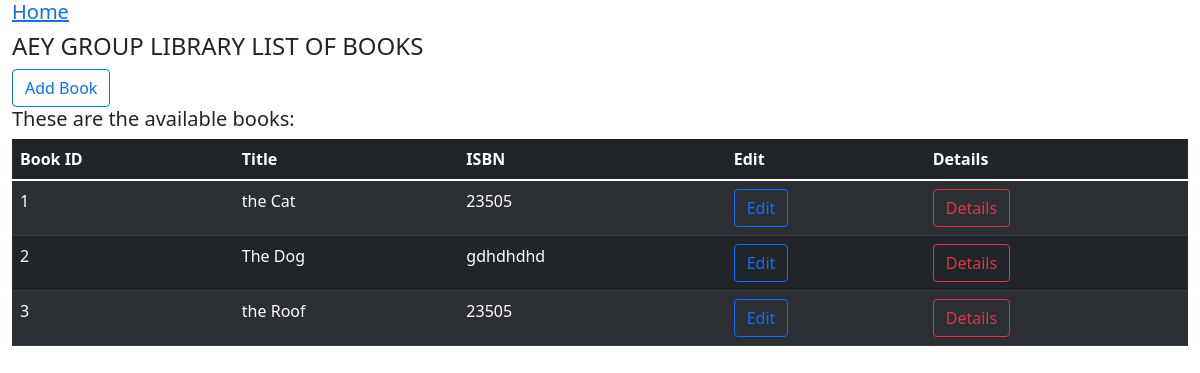
/books/, run on an earlier commit of the app's database.
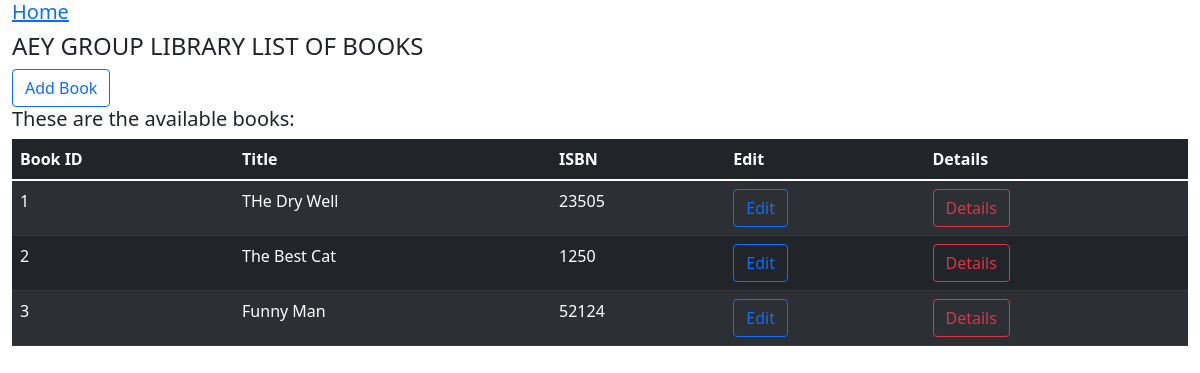
And on a later commit of the database.
### books/models.py (models this page shows, shortened)
class Book(models.Model):
    title = models.CharField(max_length=100)
    isbn = models.CharField(max_length=13)
    author = models.ForeignKey('Author', on_delete=models.CASCADE)

### books/views.py (the view)
# urls.py: path("books/", views.books, name='books'),
def books(request):
    available_books = Book.objects.all().values()
    context = {'available_books': available_books}
    return render(request, "books.html", context)

### books/templates/books.html
{% extends 'index.html' %}
<h4>{% block header %}AEY GROUP LIBRARY LIST OF BOOKS {% endblock header %}</h4>
{%block content %}
<td><a type="button" href="{% url 'insertbook' %}" class="btn btn-outline-primary" >Add Book</a></td>
<br />
<h5>These are the available books:</h5>
<table class="table table-dark table-striped">
  <thead>
    <tr>
      <th scope="col">Book ID</th>
      <th scope="col">Title</th>
      <th scope="col">ISBN</th>
      <th scope="col">Edit</th>
      <th scope="col">Details</th>
    </tr>
  </thead>
  <tbody>
    {% for book in available_books %}
    <tr>
      <td >{{book.id}}</td>
      <td>{{ book.title }}</td>
      <td>{{ book.isbn }}</td>
      <td>
        <a
          type="button"
          href="/update_author/{{author_id}}"
          class="btn btn-outline-primary"
          >Edit</a
        >
      </td>
      <td>
        <a
          type="button"
          href="{% url 'book_details' book.id %}"
          class="btn btn-outline-danger"
          >Details</a
        >
      </td>
    </tr>
    {% endfor %}
  </tbody>
</table>
{% endblock content %}

What changed in the data, as far as the page shows it:
changed Book id 1: title "the Cat" → "THe Dry Well"
changed Book id 2: title "The Dog" → "The Best Cat"; isbn "gdhdhdhd" → "1250"
changed Book id 3: title "the Roof" → "Funny Man"; isbn "23505" → "52124"
